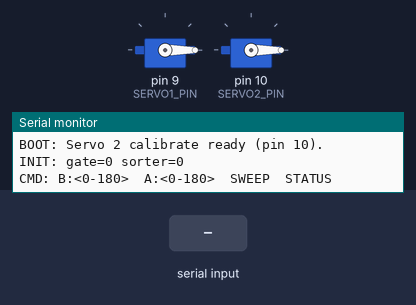
The sketch below on a simulated Arduino Uno, built with avr-gcc and run on an emulated ATmega328P. On the bench: 2 × servo, the last lines printed to the serial monitor. The test bench sets the inputs (shaded band).

Above: at 1.5 s.
1.6 s: "SWEEP\n" received over Serial
At 3.05 s:
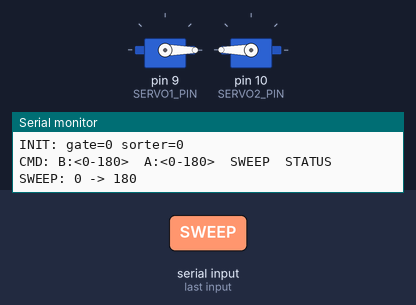
4.6 s: "A:90\n" received over Serial
At 5.1 s:
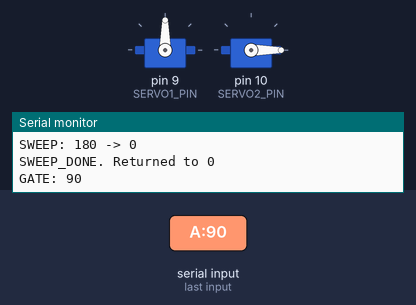
6.1 s: "B:90\n" received over Serial
At 7.3 s:
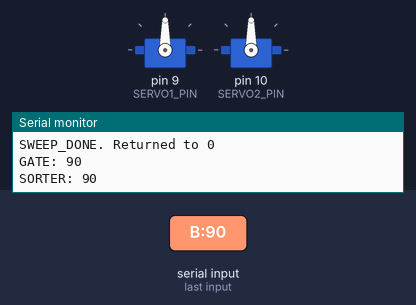
7.6 s: "SWEEP\n" received over Serial
10.6 s: "A:\n" received over Serial
At 11.8 s:
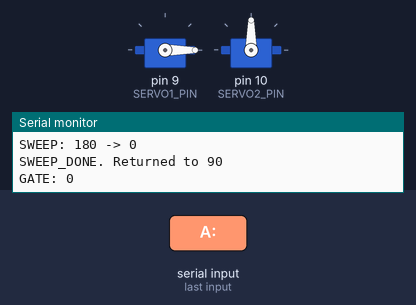
12.1 s: "B:\n" received over Serial
At 13.2 s:
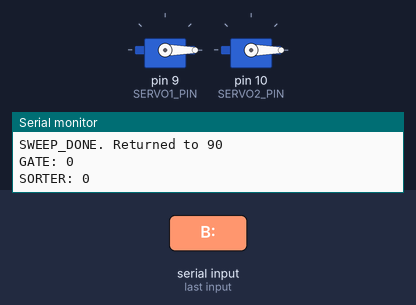
Timing chart, 0 to 14.6 s (numbered marks = the images above; inputs shaded):
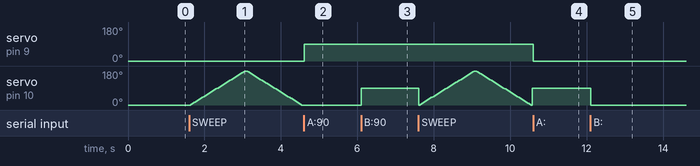

The sketch:

servo2_calibrate.ino
```cpp
/*
 * Tomato Sorter v2.0 — Servo 2 (Sorter) Calibration Sketch
 *
 * Servo 1 is held at its 'closed' angle the whole time so the gate
 * stays put while you dial in Servo 2's three sort positions.
 *
 * Wiring:
 *   Servo 1 signal -> Arduino pin 9   (gate, holds closed)
 *   Servo 2 signal -> Arduino pin 10  (sorter, the one we're calibrating)
 *   Both servos share +5V and GND from breadboard 2
 *
 * Serial protocol (9600 baud, newline-terminated):
 *   B:<deg>     move Servo 2 to angle (0-180)
 *   A:<deg>     move Servo 1 (gate) to angle  (default 0 = closed)
 *   SWEEP       slow sweep of Servo 2 (visual check)
 *   STATUS      report current angles
 */

#include <Servo.h>

const int  SERVO1_PIN = 9;    // gate
const int  SERVO2_PIN = 10;   // sorter
const long BAUD       = 9600;
const int  GATE_CLOSED = 0;   // matches saved closed angle
const int  SERVO2_OPEN = 0;   // keep in sync with config/servo_angles.json servo2_open

Servo gate;
Servo sorter;

int gateAngle   = GATE_CLOSED;
int sorterAngle = SERVO2_OPEN;

void setup() {
  Serial.begin(BAUD);
  gate.attach(SERVO1_PIN);
  sorter.attach(SERVO2_PIN);
  gate.write(gateAngle);
  sorter.write(sorterAngle);
  delay(300);
  Serial.println("BOOT: Servo 2 calibrate ready (pin 10).");
  Serial.print("INIT: gate=");
  Serial.print(gateAngle);
  Serial.print(" sorter=");
  Serial.println(sorterAngle);
  Serial.println("CMD: B:<0-180>  A:<0-180>  SWEEP  STATUS");
}

void moveSorter(int deg) {
  deg = constrain(deg, 0, 180);
  sorter.write(deg);
  sorterAngle = deg;
  Serial.print("SORTER: ");
  Serial.println(deg);
}

void moveGate(int deg) {
  deg = constrain(deg, 0, 180);
  gate.write(deg);
  gateAngle = deg;
  Serial.print("GATE: ");
  Serial.println(deg);
}

void sweepSorter() {
  Serial.println("SWEEP: 0 -> 180");
  for (int a = 0; a <= 180; a += 5) {
    sorter.write(a);
    delay(40);
  }
  Serial.println("SWEEP: 180 -> 0");
  for (int a = 180; a >= 0; a -= 5) {
    sorter.write(a);
    delay(40);
  }
  sorter.write(sorterAngle);
  Serial.print("SWEEP_DONE. Returned to ");
  Serial.println(sorterAngle);
}

void loop() {
  if (!Serial.available()) return;

  String cmd = Serial.readStringUntil('\n');
  cmd.trim();
  if (cmd.length() == 0) return;

  if (cmd.startsWith("B:")) {
    moveSorter(cmd.substring(2).toInt());
  } else if (cmd.startsWith("A:")) {
    moveGate(cmd.substring(2).toInt());
  } else if (cmd == "SWEEP") {
    sweepSorter();
  } else if (cmd == "STATUS") {
    Serial.print("STATUS: gate=");
    Serial.print(gateAngle);
    Serial.print(" sorter=");
    Serial.println(sorterAngle);
  } else {
    Serial.print("UNKNOWN: ");
    Serial.println(cmd);
  }
}
```

Measured:
- after the input at 1.6 s, servo on pin 10 (SERVO2_PIN): rises from 0° to 180° in 1.4 s, then falls to 0° in 1.5 s
- after the input at 4.6 s, servo on pin 9 (SERVO1_PIN): 0° → 90° at once
- after the input at 6.1 s, servo on pin 10 (SERVO2_PIN): 0° → 90° at once
- after the input at 10.6 s, servo on pin 9 (SERVO1_PIN): 90° → 0° at once
- after the input at 12.1 s, servo on pin 10 (SERVO2_PIN): 90° → 0° at once
